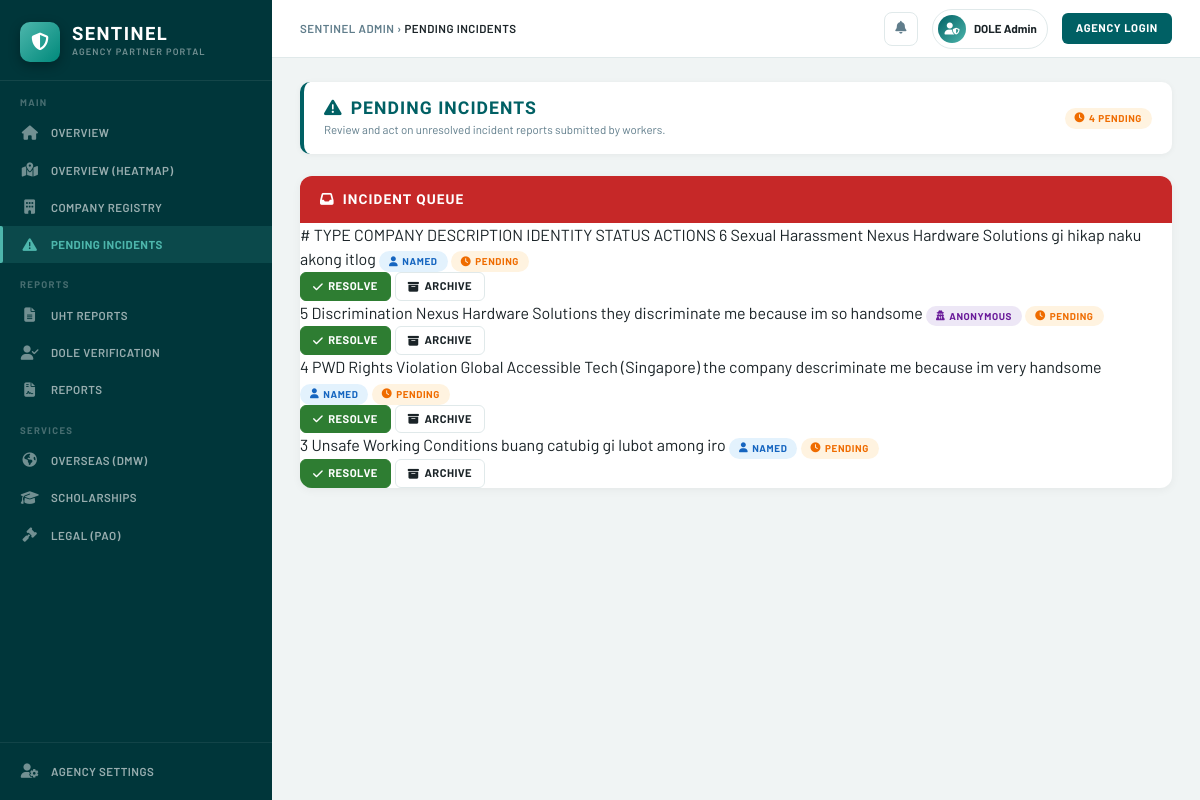
/admin/pending-incidents, run on the app's committed database.
### app.py (models this page shows)
class IncidentReport(db.Model):
    id            = db.Column(db.Integer, primary_key=True)
    incident_type = db.Column(db.String(100))
    company_name  = db.Column(db.String(100))
    description   = db.Column(db.Text)
    is_anonymous  = db.Column(db.Boolean, default=False)
    status        = db.Column(db.String(20), default='Pending')

### app.py (the view)
@app.route('/admin/pending-incidents')
def admin_pending_incidents():
    pending = IncidentReport.query.filter_by(status='Pending').order_by(IncidentReport.id.desc()).all()
    return render_template('admin/pending_incidents.html', incidents=pending)

### templates/admin/pending_incidents.html (shortened to what this page needs)
{% extends 'admin.html' %}
{% block breadcrumb %}PENDING INCIDENTS{% endblock %}
{% block content %}
<div class="page-header">
    <div class="page-header-inner">
        <div>
            <h1 class="page-title"><i class="fas fa-exclamation-triangle me-2"></i>PENDING INCIDENTS</h1>
            <p class="page-subtitle">Review and act on unresolved incident reports submitted by workers.</p>
        </div>
        <span class="pill pill-pending"><i class="fas fa-clock"></i> {{ incidents|length }} Pending</span>
    </div>
</div>
{% if incidents %}
<div class="s-card">
    <div class="s-card-header danger-hdr">
        <span><i class="fas fa-inbox me-2"></i>INCIDENT QUEUE</span>
    </div>
    <div style="overflow-x:auto;">
        <tuht_reports.htmlable class="s-table">
            <thead>
                <tr>
                    <th>#</th>
                    <th>TYPE</th>
                    <th>COMPANY</th>
                    <th>DESCRIPTION</th>
                    <th>IDENTITY</th>
                    <th>STATUS</th>
                    <th>ACTIONS</th>
                </tr>
            </thead>
            <tbody>
                {% for inc in incidents %}
                <tr>
                    <td class="col-mono">{{ inc.id }}</td>
                    <td style="font-weight:700;">{{ inc.incident_type or '—' }}</td>
                    <td>{{ inc.company_name or '—' }}</td>
                    <td style="max-width:260px;white-space:normal;font-size:.75rem;color:var(--text-muted);">
                        {{ inc.description[:120] }}{% if inc.description and inc.description|length > 120 %}…{% endif %}
                    </td>
                    <td>
                        <span class="pill {% if inc.is_anonymous %}pill-anon{% else %}pill-named{% endif %}">
                            <i class="fas {% if inc.is_anonymous %}fa-user-secret{% else %}fa-user{% endif %}"></i>
                            {% if inc.is_anonymous %}ANONYMOUS{% else %}NAMED{% endif %}
                        </span>
                    </td>
                    <td><span class="pill pill-pending"><i class="fas fa-clock"></i> PENDING</span></td>
                    <td>
                        <div class="d-flex gap-1">
                            <a href="/admin/pending-incidents/resolve/{{ inc.id }}" class="btn-s btn-success">
                                <i class="fas fa-check"></i> RESOLVE
                            </a>
                            <a href="/admin/pending-incidents/archive/{{ inc.id }}" class="btn-s btn-outline">
                                <i class="fas fa-archive"></i> ARCHIVE
                            </a>
                        </div>
                    </td>
                </tr>
                {% endfor %}
            </tbody>
        </tuht_reports.htmlable>
    </div>
</div>
{% endif %}
{% endblock %}

### templates/admin.html (style rules this page uses)
:root { --teal: #006064; --teal-dark: #00363a; --teal-mid: #004d40; --teal-light: #e0f2f1; --teal-accent: #4db6ac; --orange: #ef6c00; --orange-lt: #fff3e0; --red: #c62828; --red-lt: #ffebee; --green: #2e7d32; --green-lt: #e8f5e9; --yellow: #f9a825; --text: #1a2327; --text-muted: #607d8b; --border: #e0e9ea; --bg: #f0f4f4; --white: #ffffff; --sidebar-w: 272px; }
*, *::before, *::after { box-sizing: border-box; margin: 0; padding: 0; }
body { font-family: 'Barlow', sans-serif; background: var(--bg); color: var(--text); display: flex; min-height: 100vh; overflow-x: hidden; }
.page-header { margin-bottom: 22px; }
.page-header-inner { background: var(--white); border-radius: 10px; padding: 16px 20px; border-left: 4px solid var(--teal); display: flex; align-items: center; justify-content: space-between; box-shadow: 0 1px 6px rgba(0,0,0,.05); }
.page-title { font-family: 'Barlow Condensed', sans-serif; font-size: 1.1rem; font-weight: 800; letter-spacing: .06em; color: var(--teal); margin: 0; }
.page-subtitle { font-size: .72rem; color: var(--text-muted); margin: 2px 0 0; }
.s-card { background: var(--white); border-radius: 12px; box-shadow: 0 2px 10px rgba(0,0,0,.05); overflow: hidden; }
.s-card-header { background: var(--teal-dark); color: #fff; padding: 13px 20px; font-family: 'Barlow Condensed', sans-serif; font-size: .85rem; font-weight: 700; letter-spacing: .08em; display: flex; align-items: center; justify-content: space-between; }
.s-card-header.danger-hdr { background: var(--red); }
.s-table { width: 100%; border-collapse: collapse; }
.pill { display: inline-flex; align-items: center; gap: 4px; padding: 3px 10px; border-radius: 20px; font-size: .62rem; font-weight: 700; letter-spacing: .06em; text-transform: uppercase; }
.pill-pending { background: var(--orange-lt); color: var(--orange); }
.pill-anon { background: #ede7f6; color: #6a1b9a; }
.pill-named { background: #e3f2fd; color: #1565c0; }
.btn-s { display: inline-flex; align-items: center; gap: 5px; padding: 5px 12px; border-radius: 6px; font-size: .7rem; font-weight: 700; letter-spacing: .04em; cursor: pointer; border: 1.5px solid transparent; text-decoration: none; transition: all .15s; white-space: nowrap; }
.btn-success { background: var(--green); color: #fff; border-color: var(--green); }
.btn-outline { background: transparent; color: var(--text); border-color: var(--border); }

### data on the page
IncidentReport: id "6", incident_type "Sexual Harassment", company_name "Nexus Hardware Solutions", description "gi hikap naku akong itlog", is_anonymous False (drawn)
IncidentReport: id "5", incident_type "Discrimination", company_name "Nexus Hardware Solutions", description "they discriminate me because im so handsome", is_anonymous True (drawn)
IncidentReport: id "4", incident_type "PWD Rights Violation", company_name "Global Accessible Tech (Singapore)", description "the company descriminate me because im very handsome", is_anonymous False (drawn)
IncidentReport: id "3", incident_type "Unsafe Working Conditions", company_name "buang catubig", description "gi lubot among iro", is_anonymous False (drawn)

### other printed values
{{ incidents|length }} "4"
